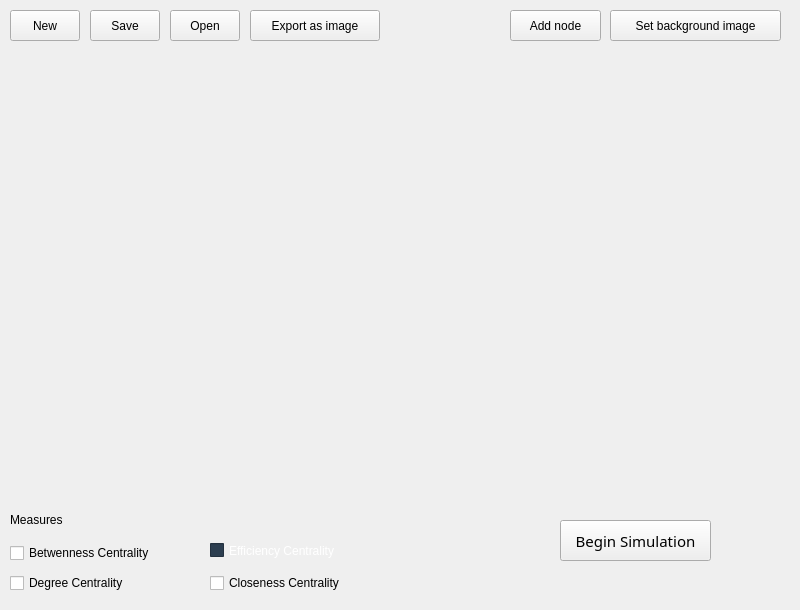
    <widget class="QWidget" name="tab_4">
     <attribute name="title">
      <string>Manual</string>
     </attribute>
     <widget class="QPushButton" name="addnode">
      <property name="geometry">
       <rect>
        <x>510</x>
        <y>10</y>
        <width>91</width>
        <height>31</height>
       </rect>
      </property>
      <property name="styleSheet">
       <string notr="true"/>
      </property>
      <property name="text">
       <string>Add node</string>
      </property>
     </widget>
     <widget class="QWidget" name="gridLayoutWidget">
      <property name="geometry">
       <rect>
        <x>9</x>
        <y>49</y>
        <width>781</width>
        <height>451</height>
       </rect>
      </property>
      <layout class="QGridLayout" name="gridLayout"/>
     </widget>
     <widget class="QPushButton" name="pushButton_2">
      <property name="geometry">
       <rect>
        <x>250</x>
        <y>10</y>
        <width>130</width>
        <height>31</height>
       </rect>
      </property>
      <property name="text">
       <string>Export as image</string>
      </property>
     </widget>
     <widget class="QPushButton" name="new_topology">
      <property name="geometry">
       <rect>
        <x>10</x>
        <y>10</y>
        <width>70</width>
        <height>31</height>
       </rect>
      </property>
      <property name="text">
       <string>New</string>
      </property>
     </widget>
     <widget class="QCheckBox" name="m_ec">
      <property name="enabled">
       <bool>true</bool>
      </property>
      <property name="geometry">
       <rect>
        <x>210</x>
        <y>540</y>
        <width>171</width>
        <height>21</height>
       </rect>
      </property>
      <property name="palette">
       <palette>
        <active>
         <colorrole role="WindowText">
          <brush brushstyle="SolidPattern">
           <color alpha="255">
            <red>255</red>
            <green>255</green>
            <blue>255</blue>
           </color>
          </brush>
         </colorrole>
         <colorrole role="Button">
          <brush brushstyle="SolidPattern">
           <color alpha="255">
            <red>44</red>
            <green>62</green>
            <blue>80</blue>
           </color>
          </brush>
         </colorrole>
         <colorrole role="Text">
          <brush brushstyle="SolidPattern">
           <color alpha="255">
            <red>255</red>
            <green>255</green>
            <blue>255</blue>
           </color>
          </brush>
         </colorrole>
         <colorrole role="ButtonText">
          <brush brushstyle="SolidPattern">
           <color alpha="255">
            <red>255</red>
            <green>255</green>
            <blue>255</blue>
           </color>
          </brush>
         </colorrole>
         <colorrole role="Base">
          <brush brushstyle="SolidPattern">
           <color alpha="255">
            <red>44</red>
            <green>62</green>
            <blue>80</blue>
           </color>
          </brush>
         </colorrole>
         <colorrole role="Window">
          <brush brushstyle="SolidPattern">
           <color alpha="255">
            <red>44</red>
            <green>62</green>
            <blue>80</blue>
           </color>
          </brush>
         </colorrole>
         <colorrole role="ToolTipText">
          <brush brushstyle="SolidPattern">
           <color alpha="255">
            <red>236</red>
            <green>240</green>
            <blue>241</blue>
           </color>
          </brush>
         </colorrole>
        </active>
        <inactive>
         <colorrole role="WindowText">
          <brush brushstyle="SolidPattern">
           <color alpha="255">
            <red>255</red>
            <green>255</green>
            <blue>255</blue>
           </color>
          </brush>
         </colorrole>
         <colorrole role="Button">
          <brush brushstyle="SolidPattern">
           <color alpha="255">
            <red>44</red>
            <green>62</green>
            <blue>80</blue>
           </color>
          </brush>
         </colorrole>
         <colorrole role="Text">
          <brush brushstyle="SolidPattern">
           <color alpha="255">
            <red>255</red>
            <green>255</green>
            <blue>255</blue>
           </color>
          </brush>
         </colorrole>
         <colorrole role="ButtonText">
          <brush brushstyle="SolidPattern">
           <color alpha="255">
            <red>255</red>
            <green>255</green>
            <blue>255</blue>
           </color>
          </brush>
         </colorrole>
         <colorrole role="Base">
          <brush brushstyle="SolidPattern">
           <color alpha="255">
            <red>44</red>
            <green>62</green>
            <blue>80</blue>
           </color>
          </brush>
         </colorrole>
         <colorrole role="Window">
          <brush brushstyle="SolidPattern">
           <color alpha="255">
            <red>44</red>
            <green>62</green>
            <blue>80</blue>
           </color>
          </brush>
         </colorrole>
         <colorrole role="ToolTipText">
          <brush brushstyle="SolidPattern">
           <color alpha="255">
            <red>236</red>
            <green>240</green>
            <blue>241</blue>
           </color>
          </brush>
         </colorrole>
        </inactive>
        <disabled>
         <colorrole role="WindowText">
          <brush brushstyle="SolidPattern">
           <color alpha="255">
            <red>255</red>
            <green>255</green>
            <blue>255</blue>
           </color>
          </brush>
         </colorrole>
         <colorrole role="Button">
          <brush brushstyle="SolidPattern">
           <color alpha="255">
            <red>44</red>
            <green>62</green>
            <blue>80</blue>
           </color>
          </brush>
         </colorrole>
         <colorrole role="Text">
          <brush brushstyle="SolidPattern">
           <color alpha="255">
            <red>255</red>
            <green>255</green>
            <blue>255</blue>
           </color>
          </brush>
         </colorrole>
         <colorrole role="ButtonText">
          <brush brushstyle="SolidPattern">
           <color alpha="255">
            <red>255</red>
            <green>255</green>
            <blue>255</blue>
           </color>
          </brush>
         </colorrole>
         <colorrole role="Base">
          <brush brushstyle="SolidPattern">
           <color alpha="255">
            <red>44</red>
            <green>62</green>
            <blue>80</blue>
           </color>
          </brush>
         </colorrole>
         <colorrole role="Window">
          <brush brushstyle="SolidPattern">
           <color alpha="255">
            <red>44</red>
            <green>62</green>
            <blue>80</blue>
           </color>
          </brush>
         </colorrole>
         <colorrole role="ToolTipText">
          <brush brushstyle="SolidPattern">
           <color alpha="255">
            <red>236</red>
            <green>240</green>
            <blue>241</blue>
           </color>
          </brush>
         </colorrole>
        </disabled>
       </palette>
      </property>
      <property name="text">
       <string>Efficiency Centrality</string>
      </property>
     </widget>
     <widget class="QPushButton" name="m_simulation">
      <property name="geometry">
       <rect>
        <x>560</x>
        <y>520</y>
        <width>151</width>
        <height>41</height>
       </rect>
      </property>
      <property name="font">
       <font>
        <family>Droid Sans</family>
        <pointsize>11</pointsize>
        <weight>50</weight>
        <italic>false</italic>
        <bold>false</bold>
       </font>
      </property>
      <property name="styleSheet">
       <string notr="true"/>
      </property>
      <property name="text">
       <string>Begin Simulation</string>
      </property>
     </widget>
     <widget class="QLabel" name="label_19">
      <property name="geometry">
       <rect>
        <x>10</x>
        <y>510</y>
        <width>91</width>
        <height>20</height>
       </rect>
      </property>
      <property name="styleSheet">
       <string notr="true">font: 75 12pt &quot;Droid Sans&quot;;</string>
      </property>
      <property name="text">
       <string>Measures</string>
      </property>
     </widget>
     <widget class="QCheckBox" name="m_dc">
      <property name="enabled">
       <bool>true</bool>
      </property>
      <property name="geometry">
       <rect>
        <x>10</x>
        <y>570</y>
        <width>171</width>
        <height>26</height>
       </rect>
      </property>
      <property name="text">
       <string>Degree Centrality</string>
      </property>
      <property name="checkable">
       <bool>true</bool>
      </property>
      <property name="checked">
       <bool>false</bool>
      </property>
     </widget>
     <widget class="QCheckBox" name="m_bc">
      <property name="enabled">
       <bool>true</bool>
      </property>
      <property name="geometry">
       <rect>
        <x>10</x>
        <y>540</y>
        <width>181</width>
        <height>26</height>
       </rect>
      </property>
      <property name="text">
       <string>Betwenness Centrality</string>
      </property>
     </widget>
     <widget class="QCheckBox" name="m_cc">
      <property name="enabled">
       <bool>true</bool>
      </property>
      <property name="geometry">
       <rect>
        <x>210</x>
        <y>570</y>
        <width>181</width>
        <height>26</height>
       </rect>
      </property>
      <property name="text">
       <string>Closeness Centrality</string>
      </property>
     </widget>
     <widget class="QLabel" name="m_error">
      <property name="geometry">
       <rect>
        <x>380</x>
        <y>570</y>
        <width>411</width>
        <height>31</height>
       </rect>
      </property>
      <property name="font">
       <font>
        <family>Droid Sans</family>
        <pointsize>11</pointsize>
        <weight>50</weight>
        <italic>false</italic>
        <bold>false</bold>
       </font>
      </property>
      <property name="text">
       <string/>
      </property>
     </widget>
     <widget class="QPushButton" name="background_image">
      <property name="geometry">
       <rect>
        <x>610</x>
        <y>10</y>
        <width>171</width>
        <height>31</height>
       </rect>
      </property>
      <property name="text">
       <string>Set background image</string>
      </property>
     </widget>
     <widget class="QPushButton" name="save_topology">
      <property name="geometry">
       <rect>
        <x>90</x>
        <y>10</y>
        <width>70</width>
        <height>31</height>
       </rect>
      </property>
      <property name="text">
       <string>Save</string>
      </property>
     </widget>
     <widget class="QPushButton" name="open_topology">
      <property name="geometry">
       <rect>
        <x>170</x>
        <y>10</y>
        <width>70</width>
        <height>31</height>
       </rect>
      </property>
      <property name="text">
       <string>Open</string>
      </property>
     </widget>
    </widget>
